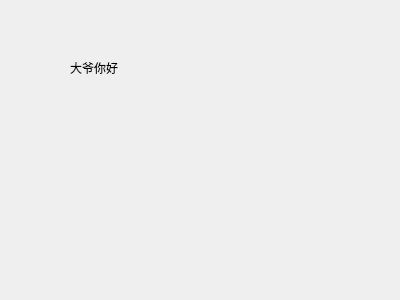
<?xml version="1.0" encoding="UTF-8"?>
<ui version="4.0">
 <class>Form</class>
 <widget class="QWidget" name="Form">
  <property name="geometry">
   <rect>
    <x>0</x>
    <y>0</y>
    <width>400</width>
    <height>300</height>
   </rect>
  </property>
  <property name="baseSize">
   <size>
    <width>400</width>
    <height>300</height>
   </size>
  </property>
  <property name="windowTitle">
   <string>python</string>
  </property>
  <widget class="QLabel" name="label">
   <property name="geometry">
    <rect>
     <x>70</x>
     <y>60</y>
     <width>54</width>
     <height>16</height>
    </rect>
   </property>
   <property name="text">
    <string>大爷你好</string>
   </property>
  </widget>
 </widget>
 <resources/>
 <connections/>
</ui>
